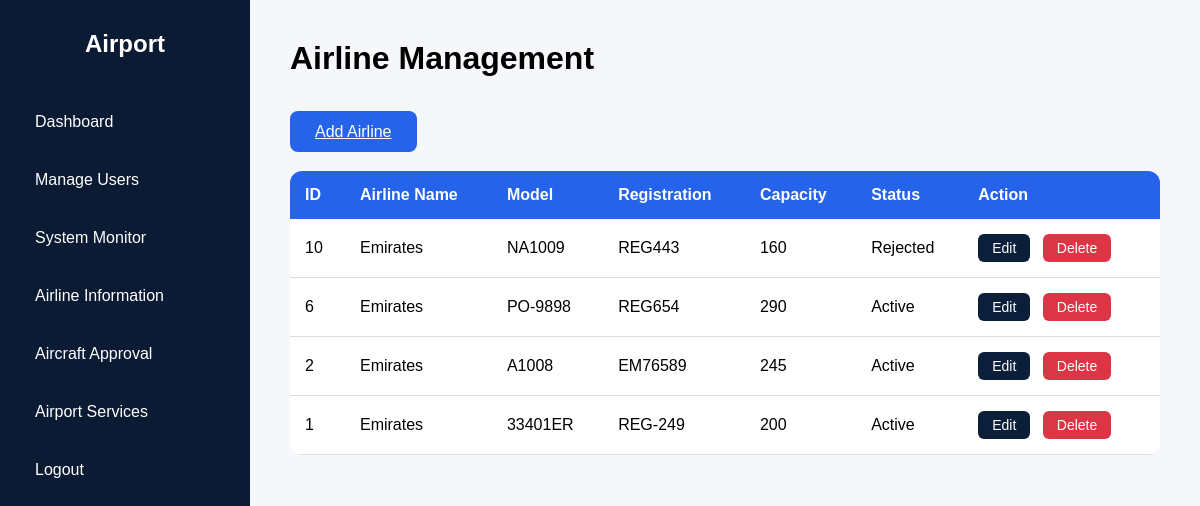
The page /admin/airlines.php (signed in) on the database its author committed.
### tables this page shows
CREATE TABLE `airplanes` (
  `id` int(11) NOT NULL,
  `airline_id` int(11) DEFAULT NULL,
  `airline_name` varchar(100) NOT NULL,
  `model` varchar(100) NOT NULL,
  `manufacturer` varchar(100) DEFAULT NULL,
  `manufacturing_date` date DEFAULT NULL,
  `registration_number` varchar(100) NOT NULL,
  `capacity` int(11) NOT NULL,
  `status` varchar(50) DEFAULT 'Active',
  `created_at` timestamp NOT NULL DEFAULT current_timestamp()
);

### admin/airlines.php (the view, shortened to what this page needs)
<?php
include "../config/database.php";
$sql = "SELECT * FROM airplanes ORDER BY id DESC";
$result = mysqli_query($conn,$sql);
?>
<!DOCTYPE html>
<html>
<head>
<link rel="stylesheet" href="../assets/css/admin.css">
</head>
<body>
<div class="admin-container">
<?php include "../includes/admin_sidebar.php"; ?>
<div class="main-content">
<h1>Airline Management</h1>
<br> <br>
<a class="save-btn" href="add_airline.php">
Add Airline
</a>
<div class="table-card">
<table class="data-table">
<tr>
<th>ID</th>
<th>Airline Name</th>
<th>Model</th>
<th>Registration</th>
<th>Capacity</th>
<th>Status</th>
<th>Action</th>
</tr>
<?php while($row=mysqli_fetch_assoc($result)){ ?>
<tr>
<td>
<?php echo $row['id']; ?>
</td>
<td>
<?php echo $row['airline_name']; ?>
</td>
<td>
<?php echo $row['model']; ?>
</td>
<td>
<?php echo $row['registration_number']; ?>
</td>
<td>
<?php echo $row['capacity']; ?>
</td>
<td>
<?php echo $row['status']; ?>
</td>
<td>
<a class="edit-btn" href="edit_airline.php?id=<?php echo $row['id']; ?>">
Edit
</a>
<a class="delete-btn"
href="delete_airline.php?id=<?php echo $row['id']; ?>"
onclick="return confirm('Delete this airline?')">
Delete
</a>
</td>
</tr>
<?php } ?>
</table>
</div>
</div>
</div>
</body>
</html>

### assets/css/admin.css (style rules this page uses)
* { margin:0; padding:0; box-sizing:border-box; font-family:Arial, sans-serif; }
body { min-height:100vh; background:#f5f7fb; }
.admin-container { display:flex; min-height:100vh; }
.main-content { flex:1; padding:40px; }
.main-content h1 { font-size:32px; margin-bottom:10px; }
.edit-btn, .delete-btn { padding: 6px 14px; border-radius: 6px; text-decoration: none; font-size: 14px; margin-right: 8px; display: inline-block; }
.edit-btn { background: #0b1f3a; color: white; }
.delete-btn { background: #dc3545; color: white; }
.save-btn { background:#2563eb; color:white; border:none; padding:12px 25px; border-radius:8px; cursor:pointer; }
.data-table { width:100%; border-collapse:collapse; margin-top:30px; background:white; border-radius:12px; overflow:hidden; }
.data-table th { background:#2563eb; color:white; padding:15px; text-align:left; }
.data-table td { padding:15px; border-bottom:1px solid #ddd; }
table { width:100%; border-collapse:collapse; margin-top:40px; background:white; }
th { background:#2563eb; color:white; padding:15px; text-align:left; }
td { padding:15px; border-bottom:1px solid #ddd; }

### rows shown on the page
airplanes: id "10", airline_name "Emirates", model "NA1009", registration_number "REG443", capacity "160", status "Rejected"
airplanes: id "6", airline_name "Emirates", model "PO-9898", registration_number "REG654", capacity "290", status "Active"
airplanes: id "2", airline_name "Emirates", model "A1008", registration_number "EM76589", capacity "245", status "Active"
airplanes: id "1", airline_name "Emirates", model "33401ER", registration_number "REG-249", capacity "200", status "Active"
